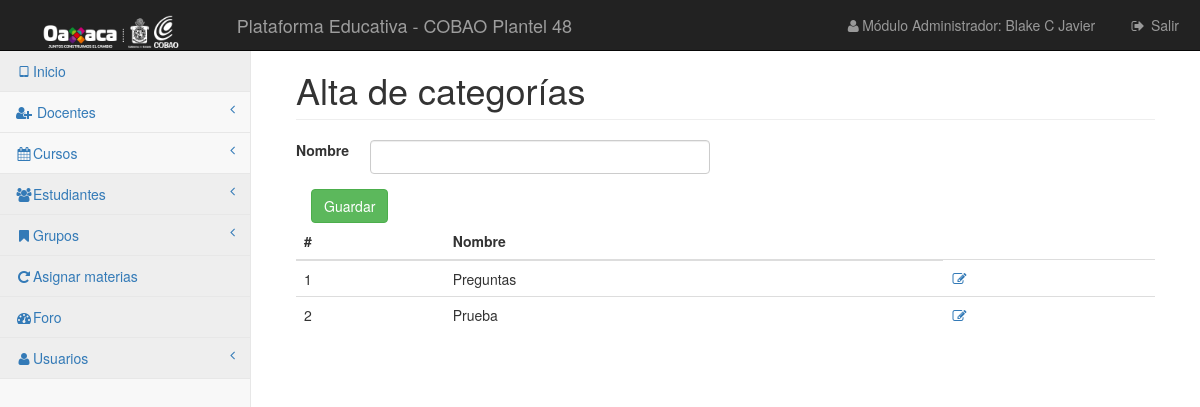
Page /vistas/foro/categorias.php (signed in) on the committed database.
### tables this page shows
CREATE TABLE `foro_categoria` (
  `id_forocategoria` int(11) NOT NULL,
  `categoria` varchar(250) NOT NULL
);

### librerias/Simple_sessions.php (called while the page is built, shortened)
<?php
class Simple_sessions{
private $my_sess;
public function  __construct($sess_name = 'simple_sessions'){
$this->my_sess = &$_SESSION;
}
public function check_sess($name){
return isset($this->my_sess[$name]);
}
public function get_value($name){
if($this->check_sess($name)){
return $this->my_sess[$name];
}
return false;
}
}
?>

### vistas/foro/categorias.php (the view, shortened to what this page needs)
<?php
require_once '../../librerias/Simple_sessions.php';
$obj_ses = new Simple_sessions();
if ($obj_ses->check_sess('userid')) {
    include "../../control/conexion.php";
    ?>
    <!DOCTYPE html>
    <html lang="es">
    <head>
        <link href="../../css/bootstrap.min.css" rel="stylesheet">
        <link href="../../css/metisMenu.min.css" rel="stylesheet">
        <link href="../../css/timeline.css" rel="stylesheet">
        <link href="../../css/startmin.css" rel="stylesheet">
        <link href="../../css/morris.css" rel="stylesheet">
        <link href="../../css/font-awesome.min.css" rel="stylesheet" type="text/css">
    </head>
    <body>
    <div id="wrapper">
        <nav class="navbar navbar-inverse navbar-fixed-top" role="navigation">
            <div class="navbar-header">
                <a class="navbar-brand" href="#"><img src="../../img/cobaojj.png" style="height: 33px"></a>
            </div>
            <div class="navbar-header">
                <a href="" class="navbar-brand">Plataforma Educativa - COBAO Plantel 48</a>
            </div>
            <ul class="nav navbar-right navbar-top-links">
                <li><a href="#"><i class="fa fa-user fa-fw"></i>Módulo Administrador: <?php echo $obj_ses->get_value('nombre')?></a>
                </li>
                <li><a href="../../control/cerrarSesion.php"><i class="fa fa-sign-out fa-fw"></i> Salir</a>
                </li>
            </ul>
            <div class="navbar-default sidebar" role="navigation">
                <div class="sidebar-nav navbar-collapse">
                    <ul class="nav" id="side-menu">
                        <li>
                            <a href="../../menuPrincipal.php" class="active"><i class="fa fa-tablet fa-fw"></i>Inicio</a>
                        </li>
                        <li>
                            <a href="#"><i class="fa fa-user-plus fa-fw"></i> Docentes<span class="fa arrow"></span></a>
                        </li>
                        <li>
                            <a href="#"><i class="fa fa-calendar fa-fw"></i>Cursos<span class="fa arrow"></span></a>
                        </li>
                        <li>
                            <a href="#" class="active"><i class="fa fa-users fa-fw"></i>Estudiantes <span class="fa arrow"></span></a>
                        </li>
                        <li>
                            <a href="#" class="active"><i class="fa fa-bookmark fa-fw"></i>Grupos <span class="fa arrow"></span></a>
                        </li>
                        <li>
                            <a href="../grupos/asignar.php" class="active"><i class="fa fa-repeat fa-fw"></i>Asignar materias</a>
                        </li>
                        <li>
                            <a href="listar-f-a.php" class="active"><i class="fa fa-dashboard fa-fw"></i>Foro</a>
                        </li>
                        <li>
                            <a href="#" class="active"><i class="fa fa-user fa-fw"></i>Usuarios <span
                                    class="fa arrow"></span></a>
                        </li>
                    </ul>
                </div>
            </div>
        </nav>
        <div id="page-wrapper">
            <div class="container-fluid">
                <div class="row">
                    <div class="col-lg-12">
                        <h1 class="page-header">Alta de categorías</h1>
                    </div>
                </div>
                <div class="row">
                    <div class="col-lg-12">
                        <form action="../../control/foro/guardar-ca.php" method="post" class="form-horizontal" >
                            <div class="form-group">
                                <label class="col-md-1">Nombre</label>
                                <div class="col-md-5">
                                    <input type="text"  class="form-control" name="nomTxt"> </div>
                            </div>
                            <div class="col-sm-12">
                                <button class="btn btn-success">Guardar</button>
                            </div>
                        </form>
                    </div>
                </div>
                <div class="row">
                    <div class="col-lg-12">
                        <div class="table-responsive">
                                <table class="table">
                                <thead>
                                <tr>
                                    <th>#</th>
                                    <th>Nombre</th>
                                </tr>
                                </thead>
                                <tbody>
                                <?php
                                    $consulta_m = "SELECT * FROM `foro_categoria`";
                                    $ejecutar2 = $conexion->query($consulta_m);
                                    $i = 0;
                                    while ($datos = $ejecutar2->fetch_assoc()) {
                                        echo "<tr>";
                                        echo "<td>". number_format( $i += 1) ."</td>";
                                        echo "<td>". $datos['categoria'] ."</td>";
                                        echo "<td><a href='' onclick='return confirm(\"¿Inscribirse?\");' <i class='fa fa-edit fa-fw' aria-hidden='true'></i></a></td>";
                                        echo "<tr>";
                                    }
                                ?>
                                </tbody>
                            </table>
                        </div>
                    </div>
                </div>
            </div>
        </div>
    </div>
    </body>
    </html>
    <?php
}else{
    header("Location: ../../index.php");
}
?>

### css/startmin.css (style rules this page uses)
body { background-color: #f8f8f8; }
#wrapper { width: 100%; }
#page-wrapper { padding: 30px 15px 0 15px; min-height: 568px; background-color: #fff; }
@media (min-width:768px) { #page-wrapper { position: inherit; margin-left: 250px; padding: 30px 30px 0 30px; border-left: 1px solid #e7e7e7; } }
.navbar-header { float: left; }
.navbar-right { text-align: right; }
.navbar-top-links { margin: 0; }
.navbar-top-links li { display: inline-block; }
.navbar-top-links li:last-child { margin-right: 6px; }
.navbar-top-links li a { padding: 15px; min-height: 50px; }
.navbar-top-links>li>a { color: #999; }
.sidebar .sidebar-nav.navbar-collapse { padding-right: 0; padding-left: 0; }
.sidebar ul li { border-bottom: 1px solid #e7e7e7; }
.sidebar ul li a.active { background-color: #eee; }
.sidebar .arrow { float: right; }
.sidebar .fa.arrow:before { content: "\f104"; }
@media (min-width:768px) { .sidebar { z-index: 1; position: absolute; width: 250px; margin-top: 51px; } }

### rows in the picture
foro_categoria: i "1", categoria "Preguntas"
foro_categoria: i "2", categoria "Prueba"

### other values in the picture
$obj_ses->get_value('nombre') "Blake C Javier"
